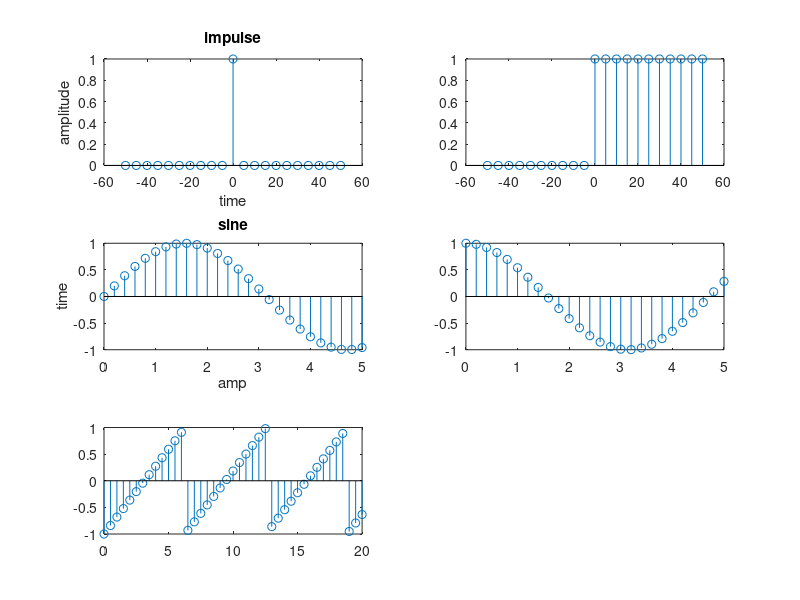

This chart was generated by the following MATLAB code:

t = -50 : 5 : 50;

%Unit impulse
impulse = t == 0;
subplot(3,2,1);
stem(t,impulse);
title('impulse');
xlabel('time');
ylabel('amplitude');

%Unit step
step = t >= 0;
subplot(3,2,2);
stem(t,step);


%sin
T = 0 : 0.2 : 5;
sine = sin(T);
subplot(3,2,3);
stem(T,sine);
title('sine');
xlabel('amp');
ylabel('time');

%cosine
cosine = cos(T);
subplot(3,2,4);
stem(T,cosine);


%sawtooth
t = 0 : 0.5 : 20;
saw = sawtooth(t);
subplot(3,2,5);
stem(t,saw);
